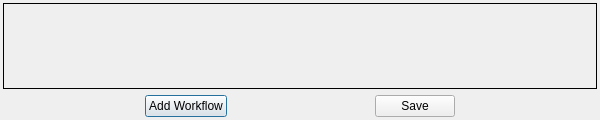
<?xml version="1.0" encoding="UTF-8"?>
<ui version="4.0">
 <class>Workflows</class>
 <widget class="QDialog" name="Workflows">
  <property name="geometry">
   <rect>
    <x>0</x>
    <y>0</y>
    <width>600</width>
    <height>120</height>
   </rect>
  </property>
  <property name="sizePolicy">
   <sizepolicy hsizetype="Preferred" vsizetype="MinimumExpanding">
    <horstretch>0</horstretch>
    <verstretch>0</verstretch>
   </sizepolicy>
  </property>
  <property name="minimumSize">
   <size>
    <width>600</width>
    <height>0</height>
   </size>
  </property>
  <property name="windowTitle">
   <string>Workflows</string>
  </property>
  <layout class="QVBoxLayout" name="verticalLayout">
   <property name="leftMargin">
    <number>3</number>
   </property>
   <property name="topMargin">
    <number>3</number>
   </property>
   <property name="rightMargin">
    <number>3</number>
   </property>
   <property name="bottomMargin">
    <number>3</number>
   </property>
   <item>
    <widget class="QScrollArea" name="workflowsArea">
     <property name="frameShape">
      <enum>QFrame::Panel</enum>
     </property>
     <property name="frameShadow">
      <enum>QFrame::Plain</enum>
     </property>
     <property name="lineWidth">
      <number>1</number>
     </property>
     <property name="sizeAdjustPolicy">
      <enum>QAbstractScrollArea::AdjustToContents</enum>
     </property>
     <property name="widgetResizable">
      <bool>true</bool>
     </property>
     <widget class="QWidget" name="workflowsAreaWidget">
      <property name="geometry">
       <rect>
        <x>0</x>
        <y>0</y>
        <width>592</width>
        <height>70</height>
       </rect>
      </property>
      <layout class="QVBoxLayout" name="workflowsLayout"/>
     </widget>
    </widget>
   </item>
   <item>
    <widget class="QWidget" name="widget_5" native="true">
     <property name="sizePolicy">
      <sizepolicy hsizetype="Preferred" vsizetype="Preferred">
       <horstretch>0</horstretch>
       <verstretch>0</verstretch>
      </sizepolicy>
     </property>
     <layout class="QGridLayout" name="gridLayout_2">
      <property name="leftMargin">
       <number>0</number>
      </property>
      <property name="topMargin">
       <number>0</number>
      </property>
      <property name="rightMargin">
       <number>0</number>
      </property>
      <property name="bottomMargin">
       <number>0</number>
      </property>
      <item row="0" column="0">
       <widget class="QPushButton" name="add">
        <property name="sizePolicy">
         <sizepolicy hsizetype="Fixed" vsizetype="Fixed">
          <horstretch>0</horstretch>
          <verstretch>0</verstretch>
         </sizepolicy>
        </property>
        <property name="text">
         <string>Add Workflow</string>
        </property>
       </widget>
      </item>
      <item row="0" column="1">
       <widget class="QPushButton" name="save">
        <property name="sizePolicy">
         <sizepolicy hsizetype="Fixed" vsizetype="Fixed">
          <horstretch>0</horstretch>
          <verstretch>0</verstretch>
         </sizepolicy>
        </property>
        <property name="text">
         <string>Save</string>
        </property>
       </widget>
      </item>
     </layout>
    </widget>
   </item>
  </layout>
 </widget>
 <resources/>
 <connections/>
</ui>
